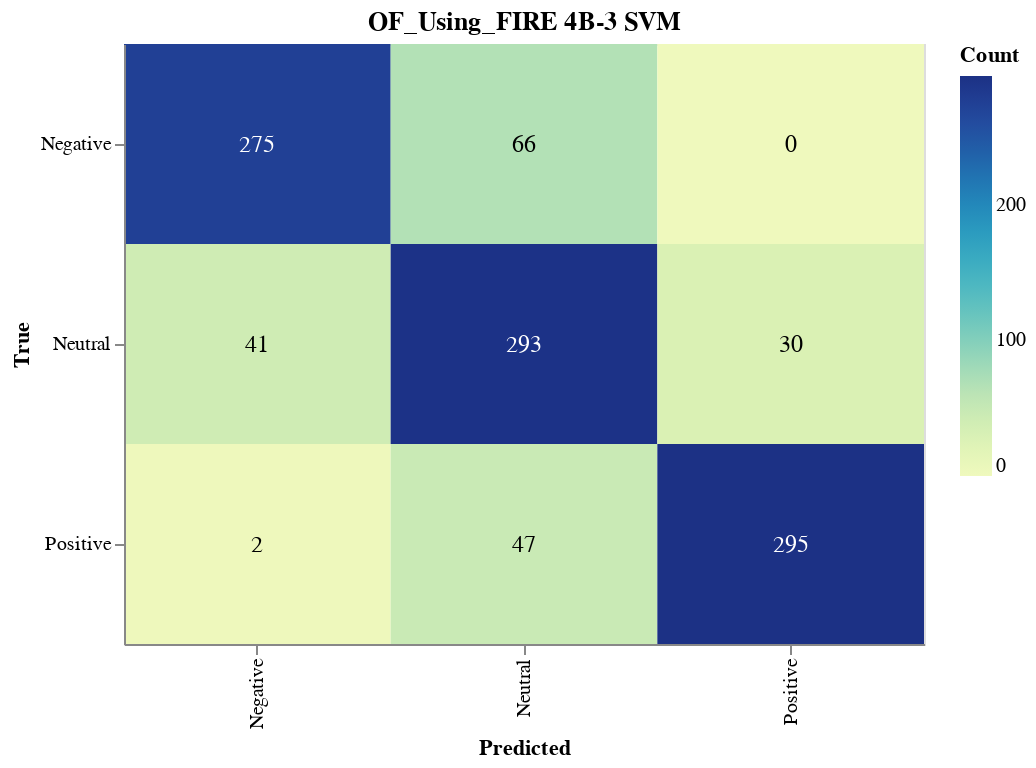

Notebook code cell kept with this figure:
### Markdown cell above
#### Save Confusion Matrix

### Code cell
import altair as alt
import pandas as pd
from sklearn.metrics import confusion_matrix

# Calculate the confusion matrix
cm = confusion_matrix(true_labels, svm_validation_predictions)

# Define class names
class_names = ['Negative', 'Neutral', 'Positive']

# Convert confusion matrix to DataFrame
cm_df = pd.DataFrame(cm, index=class_names, columns=class_names).reset_index().melt(id_vars='index')
cm_df.columns = ['True', 'Predicted', 'Count']

# Ensure the order of categories
cm_df['True'] = pd.Categorical(cm_df['True'], categories=class_names, ordered=True)
cm_df['Predicted'] = pd.Categorical(cm_df['Predicted'], categories=class_names, ordered=True)

# Create the Altair plot
heatmap = alt.Chart(cm_df).mark_rect().encode(
    x=alt.X('Predicted:O', sort=class_names),
    y=alt.Y('True:O', sort=class_names),
    color='Count:Q',
    tooltip=['True', 'Predicted', 'Count']
).properties(
    width=400,
    height=300,
    title='OF_Using_FIRE 4B-3 SVM'
)

# Add text labels
text = heatmap.mark_text(
    align='center',
    baseline='middle',
    fontSize=12
).encode(
    text='Count:Q',
    color=alt.condition(
        alt.datum.Count > cm.max() / 2,
        alt.value('white'),
        alt.value('black')
    )
)

# Combine heatmap and text
final_chart = heatmap + text

# Display the plot
final_chart.show()

### Figure 1 — Vega-Lite specification as saved in the notebook (floating-point values rounded to 4 significant figures)
{"config": {"view": {"continuousWidth": 300, "continuousHeight": 300}}, "layer": [{"mark": {"type": "rect"}, "encoding": {"color": {"field": "Count", "type": "quantitative"}, "tooltip": [{"field": "True", "type": "ordinal"}, {"field": "Predicted", "type": "ordinal"}, {"field": "Count", "type": "quantitative"}], "x": {"field": "Predicted", "sort": ["Negative", "Neutral", "Positive"], "type": "ordinal"}, "y": {"field": "True", "sort": ["Negative", "Neutral", "Positive"], "type": "ordinal"}}, "title": "OF_Using_FIRE 4B-3 SVM"}, {"mark": {"type": "text", "align": "center", "baseline": "middle", "fontSize": 12}, "encoding": {"color": {"condition": {"test": "(datum.Count > 147.5)", "value": "white"}, "value": "black"}, "text": {"field": "Count", "type": "quantitative"}, "tooltip": [{"field": "True", "type": "ordinal"}, {"field": "Predicted", "type": "ordinal"}, {"field": "Count", "type": "quantitative"}], "x": {"field": "Predicted", "sort": ["Negative", "Neutral", "Positive"], "type": "ordinal"}, "y": {"field": "True", "sort": ["Negative", "Neutral", "Positive"], "type": "ordinal"}}, "title": "OF_Using_FIRE 4B-3 SVM"}], "data": {"name": "data-cde64763b425e5291dfd26a53d299e7a"}, "height": 300, "width": 400, "$schema": "https://vega.github.io/schema/vega-lite/v5.17.0.json", "datasets": {"data-cde64763b425e5291dfd26a53d299e7a": [{"True": "Negative", "Predicted": "Negative", "Count": 275}, {"True": "Neutral", "Predicted": "Negative", "Count": 41}, {"True": "Positive", "Predicted": "Negative", "Count": 2}, {"True": "Negative", "Predicted": "Neutral", "Count": 66}, {"True": "Neutral", "Predicted": "Neutral", "Count": 293}, {"True": "Positive", "Predicted": "Neutral", "Count": 47}, {"True": "Negative", "Predicted": "Positive", "Count": 0}, {"True": "Neutral", "Predicted": "Positive", "Count": 30}, {"True": "Positive", "Predicted": "Positive", "Count": 295}]}}
